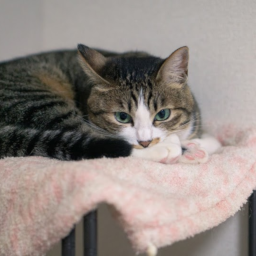
#> input picture assets/cat.png, 256 x 256 px
$ python test.py
#> lines starting #> are read from the running program, lines starting #| are printed output that depends on the picture; after the words box and inside, x2 and y2 are one past the last pixel; in counts of white or black regions, pixels touching at a corner belong together
### utils/transforms/jpeg.py
from typing import Optional, Tuple

import cv2
import numpy as np
# https://docs.scipy.org/doc/scipy/reference/generated/scipy.fft.dctn.html#scipy.fft.dctn
from scipy.fft import dctn, idctn


class BlockwiseDCT:
    def __init__(
        self, input_size: Tuple[int], block_size: Tuple[int] = (8, 8),
        floatx: np.dtype = np.float32, uintx: np.dtype = np.uint8
    ):
        self.input_size = input_size
        self.block_size = block_size
        assert self.input_size[0] % self.block_size[0] == 0, \
            '入力の縦幅がブロックの縦幅で割り切れません。'
        self.num_vblocks = self.input_size[0] // self.block_size[0]
        assert self.input_size[1] % self.block_size[1] == 0, \
            '入力の横幅がブロックの横幅で割り切れません。'
        self.num_hblocks = self.input_size[1] // self.block_size[1]
        self.num_coefficients = np.prod(block_size)
        self.floatx = floatx
        self.uintx = uintx
        ii = np.iinfo(self.uintx)
        self.uintx_min = ii.min
        self.uintx_max = ii.max

    def __call__(self, image, inplace=False):
        return dctn(
            self.__split(np.asarray(image)), type=2,
            axes=[1, 2],
            norm='ortho',
            overwrite_x=inplace,
            workers=-1
        ) \
            .reshape(
                self.num_vblocks,
                self.num_hblocks,
                self.num_coefficients) \
            .astype(self.floatx)

    def inverse(self, image, inplace=True):
        output = self.__concatenate(idctn(
            image.reshape(-1, self.block_size[0], self.block_size[1]), type=2,
            axes=[1, 2],
            norm='ortho',
            overwrite_x=inplace,
            workers=-1
        ))
        return output

    # https://stackoverflow.com/questions/16873441/form-a-big-2d-array-from-multiple-smaller-2d-arrays/16873755#16873755
    def __split(self, image):
        return image \
            .reshape(
                self.num_vblocks,
                self.block_size[0],
                -1,
                self.block_size[1]) \
            .swapaxes(1, 2) \
            .reshape(-1, self.block_size[0], self.block_size[1])

    def __concatenate(self, blocks):
        return blocks \
            .reshape(
                self.num_vblocks,
                -1,
                self.block_size[0],
                self.block_size[1]) \
            .swapaxes(1, 2) \
            .reshape(self.input_size[0], self.input_size[1])


class JPEGQuantize:
    def __init__(
        self, *,
        quality: int, source: str,
        luma_region: Tuple[Tuple[int, int], Tuple[int, int]],
        chroma_region: Optional[
            Tuple[Tuple[int, int], Tuple[int, int]]] = None,
        unit: str = 'pixel'
    ):
        self.quality = quality
        self.source = source
        self.luma, self.chroma = \
            self.get_table(quality=self.quality, source=self.source)
        self.luma = self.luma.ravel()
        self.chroma = self.chroma.ravel()
        self.luma_region = (
            (luma_region[0][0] // 8, luma_region[0][1] // 8),
            (luma_region[1][0] // 8, luma_region[1][1] // 8)
        ) if unit == 'pixel' else luma_region
        self.chroma_region = (
            (chroma_region[0][0] // 8, chroma_region[0][1] // 8),
            (chroma_region[1][0] // 8, chroma_region[1][1] // 8)
        ) if chroma_region is not None and unit == 'pixel' else chroma_region

    def __call__(self, blocks) -> np.ndarray:
        blocks[
            self.luma_region[0][0]:self.luma_region[0][1],
            self.luma_region[1][0]:self.luma_region[1][1]
        ] = np.round(
            blocks[
                self.luma_region[0][0]:self.luma_region[0][1],
                self.luma_region[1][0]:self.luma_region[1][1]
            ] / self.luma)
        if self.chroma_region is not None:
            blocks[
                self.chroma_region[0][0]:self.chroma_region[0][1],
                self.chroma_region[1][0]:self.chroma_region[1][1]
            ] = np.round(
                blocks[
                    self.chroma_region[0][0]:self.chroma_region[0][1],
                    self.chroma_region[1][0]:self.chroma_region[1][1]
                ] / self.chroma)
        return blocks

    def inverse(self, blocks) -> np.ndarray:
        blocks[
            self.luma_region[0][0]:self.luma_region[0][1],
            self.luma_region[1][0]:self.luma_region[1][1]
        ] = np.round(
            blocks[
                self.luma_region[0][0]:self.luma_region[0][1],
                self.luma_region[1][0]:self.luma_region[1][1]
            ] * self.luma)
        if self.chroma_region is not None:
            blocks[
                self.chroma_region[0][0]:self.chroma_region[0][1],
                self.chroma_region[1][0]:self.chroma_region[1][1]
            ] = np.round(
                blocks[
                    self.chroma_region[0][0]:self.chroma_region[0][1],
                    self.chroma_region[1][0]:self.chroma_region[1][1]
                ] * self.chroma)
        return blocks

    @classmethod
    def get_table(cls, *, quality: int = 50, source: str = 'jpeg_standard'):
        assert quality > 0, 'Qualityパラメータは1以上の整数で指定してください。'
        # https://www.impulseadventure.com/photo/jpeg-quantization.html
        if source == 'jpeg_standard':
            luma = np.asarray([
                [16, 11, 10, 16,  24,  40,  51,  61],
                [12, 12, 14, 19,  26,  58,  60,  55],
                [14, 13, 16, 24,  40,  57,  69,  56],
                [14, 17, 22, 29,  51,  87,  80,  62],
                [18, 22, 37, 56,  68, 109, 103,  77],
                [24, 35, 55, 64,  81, 104, 113,  92],
                [49, 64, 78, 87, 103, 121, 120, 101],
                [72, 92, 95, 98, 112, 100, 103,  99]
            ])
            chroma = np.asarray([
                [17, 18, 24, 47, 99, 99, 99, 99],
                [18, 21, 26, 66, 99, 99, 99, 99],
                [24, 26, 56, 99, 99, 99, 99, 99],
                [47, 66, 99, 99, 99, 99, 99, 99],
                [99, 99, 99, 99, 99, 99, 99, 99],
                [99, 99, 99, 99, 99, 99, 99, 99],
                [99, 99, 99, 99, 99, 99, 99, 99],
                [99, 99, 99, 99, 99, 99, 99, 99]
            ])
        else:
            raise KeyError(f'指定した量子化テーブルのキー〈{source}〉は未実装です。')
        luma, chroma = \
            [
                np.floor((100 - quality) / 50 * table + 0.5).clip(min=1)
                if quality >= 50 else
                np.floor(50 / quality * table + 0.5)
                for table in [luma, chroma]
            ]
        return luma, chroma


class ChromaSubsampling:
    # https://en.wikipedia.org/wiki/Chroma_subsampling
    def __init__(self, image_size: Tuple[int, int], ratio: str):
        '''
        '''
        self.image_size = image_size
        self.ratio = ratio
        self.sampling_factor = self.get_sampling_factor(ratio=ratio)
        self.fy = 1 / self.sampling_factor[0]
        self.fx = 1 / self.sampling_factor[1]
        self.luma_size = self.image_size
        self.chroma_size = (
            self.image_size[0] // self.sampling_factor[0],
            self.image_size[1] // self.sampling_factor[1]
        )
        self.y_region = ((0, self.image_size[0]), (0, self.image_size[1]))
        self.cr_region = (
            (
                self.image_size[0],
                self.image_size[0] + self.chroma_size[0]
            ),
            (
                0,
                self.chroma_size[1]
            )
        )
        if self.sampling_factor[1] > 1:
            self.cb_region = (
                self.cr_region[0],
                (
                    self.cr_region[1][1],
                    self.cr_region[1][1] + self.chroma_size[1]
                )
            )
        else:
            self.cb_region = (
                (
                    self.cr_region[0][1],
                    self.cr_region[0][1] + self.chroma_size[0]
                ),
                (
                    0,
                    self.chroma_size[1]
                )
            )
        pass

    def __call__(self, image: np.ndarray) -> np.ndarray:
        image = image.transpose(2, 0, 1).reshape(-1, image.shape[1])
        image[
            self.cr_region[0][0]:self.cr_region[0][1],
            :self.cr_region[1][1]
        ] = cv2.resize(
                image[self.image_size[0]:self.image_size[0] * 2],
                None,
                fx=self.fx, fy=self.fy)
        image[
            self.cb_region[0][0]:self.cb_region[0][1],
            self.cb_region[1][0]:self.cb_region[1][1]
        ] = cv2.resize(
                image[self.image_size[0] * 2:self.image_size[0] * 3],
                None,
                fx=self.fx, fy=self.fy)
        return image[:self.cb_region[0][1], :self.cb_region[1][1]]

    def inverse(self, image: np.ndarray) -> np.ndarray:
        y = image[
            self.y_region[0][0]:self.y_region[0][1],
            self.y_region[1][0]:self.y_region[1][1]
        ]
        cr = cv2.resize(
                image[
                    self.cr_region[0][0]:self.cr_region[0][1],
                    self.cr_region[1][0]:self.cr_region[1][1]],
                None,
                fx=self.sampling_factor[1], fy=self.sampling_factor[0])
        cb = cv2.resize(
                image[
                    self.cb_region[0][0]:self.cb_region[0][1],
                    self.cb_region[1][0]:self.cb_region[1][1]],
                None,
                fx=self.sampling_factor[1], fy=self.sampling_factor[0])
        return np.stack([y, cr, cb], axis=-1)

    def get_regions(
        self
    ) -> Tuple[
        Tuple[Tuple[int, int], Tuple[int, int]],
        Tuple[Tuple[int, int], Tuple[int, int]],
        Tuple[Tuple[int, int], Tuple[int, int]],
    ]:
        return self.y_region, self.cr_region, self.cb_region

    def get_luma_region(self) -> Tuple[Tuple[int, int], Tuple[int, int]]:
        return self.y_region

    # [5 lines left out: function get_chroma_region, not called in this run]

    @classmethod
    def get_sampling_factor(cls, *, ratio: str = '4:4:4'):
        if ratio == '4:4:4':
            sampling_factor = (1, 1)
        elif ratio == '4:2:2':
            sampling_factor = (1, 2)
        elif ratio == '4:2:0':
            sampling_factor = (2, 2)
        elif ratio == '4:4:0':
            sampling_factor = (2, 1)
        elif ratio == '4:1:1':
            sampling_factor = (1, 4)
        else:
            raise KeyError(f'指定した比率〈{ratio}〉は未実装です。')
        return sampling_factor


class LowPassFilter:
    # [29 lines left out: functions __init__, __call__, inverse, not called in this run]

    def get_num_features(self):
        return self.new_num_coefficients


# [81 lines left out: functions zigzag, marker_sof, marker_sof0, marker_sof2, marker_dqt, not called in this run]


MARKERS = {
    b'\xff\xc0': marker_sof0,
    b'\xff\xc2': marker_sof2,
    b'\xff\xdb': marker_dqt,
}


# [13 lines left out: function inspect, not called in this run]


# [21 lines that do not run on import are left out]

### test.py
import cv2
import matplotlib.pyplot as plt
import numpy as np

from utils.transforms.jpeg import (
    ChromaSubsampling,
    BlockwiseDCT,
    JPEGQuantize
)

image = cv2.imread('./assets/cat.png')
#> image is the input picture: shape (256, 256, 3); mean B, G, R 132.3, 137.3, 146.8
image = cv2.cvtColor(image, cv2.COLOR_BGRA2RGB)
# image[:, :, 0] = 255
# image[:, :, 2] = 0

image = cv2.cvtColor(image, cv2.COLOR_RGB2YCrCb)
#> image: shape (256, 256, 3); mean of channels 0, 1, 2 139.6, 133.2, 123.9
chroma_subsampling = ChromaSubsampling(image.shape[:-1], '4:2:0')
image = chroma_subsampling(image)
#> in __call__, `image = image.transpose(2, 0, 1).reshape(-1, image.shape[1])`:
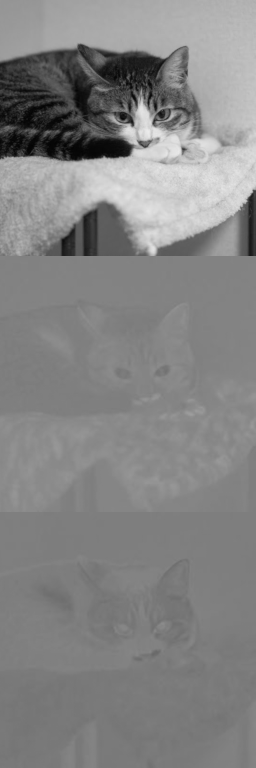
#> image: shape (768, 256); min 3, max 235, mean 132.2
#> in __call__, `image[ self.cr_region[0][0]:self.cr_region[0][1], :self.cr_region[1][1..`: image: shape (768, 256); 7.13% of pixels changed, all inside (x1, y1, x2, y2) = (0, 256, 128, 384)
#> in __call__, `image[ self.cb_region[0][0]:self.cb_region[0][1], self.cb_region[1][0]..`: image: shape (768, 256); min 3, max 235, mean 131.9
plt.imshow(image, cmap='gray', vmin=0, vmax=255)
plt.show()

y_region, cr_region, cb_region = chroma_subsampling.get_regions()
#> y_region = ((0, 256), (0, 256)); cr_region = ((256, 384), (0, 128)); cb_region = ((256, 384), (128, 256))
y = image[y_region[0][0]:y_region[0][1], y_region[1][0]:y_region[1][1]]
cr = image[cr_region[0][0]:cr_region[0][1], cr_region[1][0]:cr_region[1][1]]
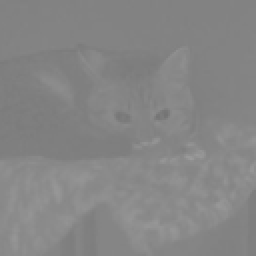
#> cr: shape (128, 128) (shown 2 times larger); min 116, max 155, mean 133.3
cb = image[cb_region[0][0]:cb_region[0][1], cb_region[1][0]:cb_region[1][1]]
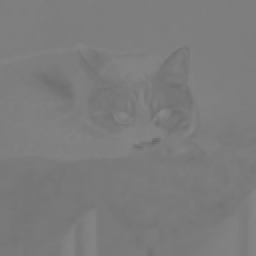
#> cb: shape (128, 128) (shown 2 times larger); min 107, max 137, mean 124

plt.imshow(y, cmap='gray', vmin=0, vmax=255)
plt.show()
plt.imshow(cr, cmap='gray', vmin=0, vmax=255)
plt.show()
plt.imshow(cb, cmap='gray', vmin=0, vmax=255)
plt.show()

bwdct = BlockwiseDCT(image.shape)

blocks = bwdct(image)

luma_region = y_region
#> luma_region = ((0, 256), (0, 256))
chroma_region = (
    (cr_region[0][0], cb_region[1][1]),
    (cr_region[1][0], cb_region[1][1])
)

jpeg_quantize = JPEGQuantize(quality=1, source='jpeg_standard', luma_region=luma_region, chroma_region=chroma_region)

blocks = jpeg_quantize(blocks)

blocks = jpeg_quantize.inverse(blocks)

image = bwdct.inverse(blocks)
#> in __concatenate, `return blocks \ .reshape( self.num_vblocks, -1, self.block_size[0], se..`:
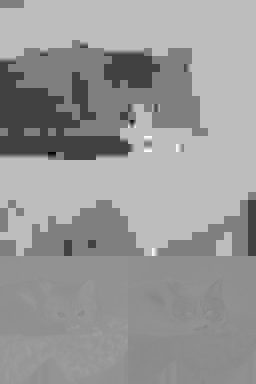
#> returned value: shape (384, 256) float32; min -104, max 304, mean 140.3; drawn with min black and max white

image = image.clip(0, 255).astype(np.uint8)
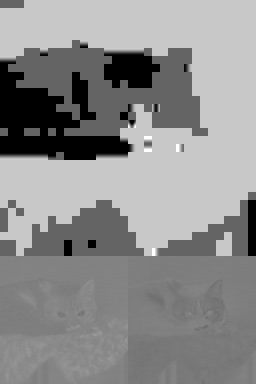
#> image: shape (384, 256); min 0, max 255, mean 140.2

image = chroma_subsampling.inverse(image)
#> in inverse, `return np.stack([y, cr, cb], axis=-1)`:
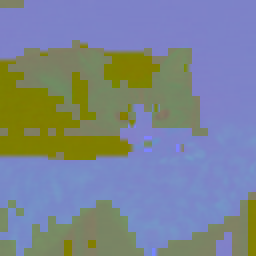
#> returned value: shape (256, 256, 3); mean of channels 0, 1, 2 146.2, 132.9, 123.5; drawn as B, G, R

image = cv2.cvtColor(image, cv2.COLOR_YCrCb2RGB)
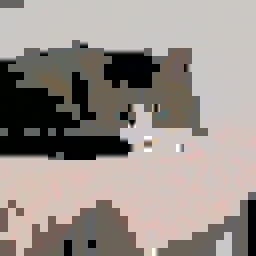
#> image: shape (256, 256, 3); mean R, G, B 153.4, 144.3, 138.5

plt.imshow(image, vmin=0, vmax=255)
plt.show()

$ run again, with assets/deer.png copied over assets/cat.png
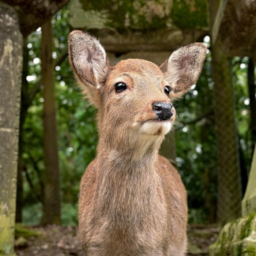
#> input picture assets/deer.png, 256 x 256 px
#> image is the input picture: shape (256, 256, 3); mean B, G, R 58.7, 90.6, 99.6
#> in __call__, `image[ self.cb_region[0][0]:self.cb_region[0][1], self.cb_region[1][0]..`:
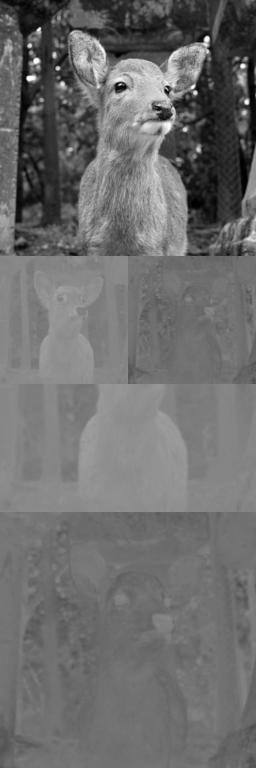
#> image: shape (768, 256); min 0, max 255, mean 109.8
#> `image = cv2.cvtColor(image, cv2.COLOR_YCrCb2RGB)`:
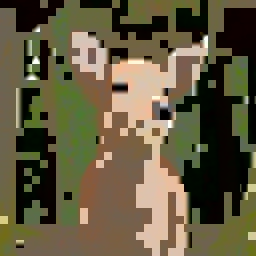
#> image: shape (256, 256, 3); mean R, G, B 98.3, 89.8, 63.6
